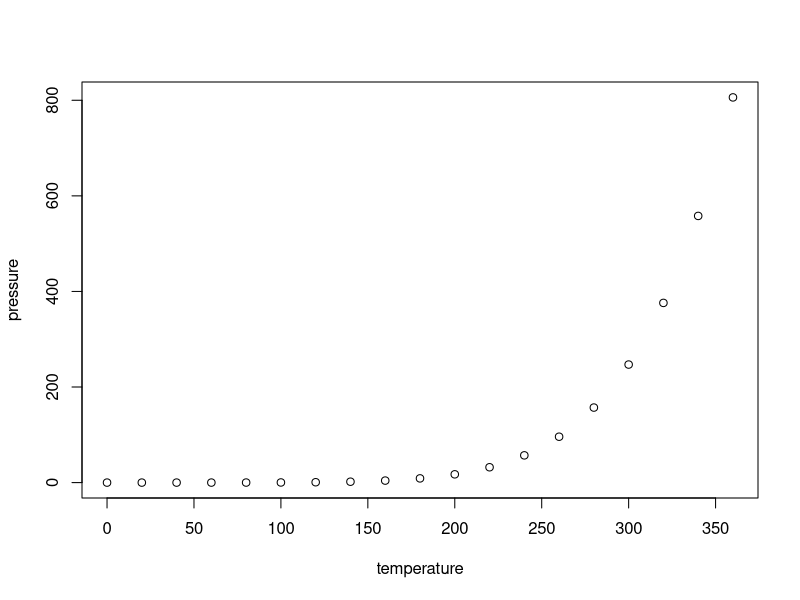
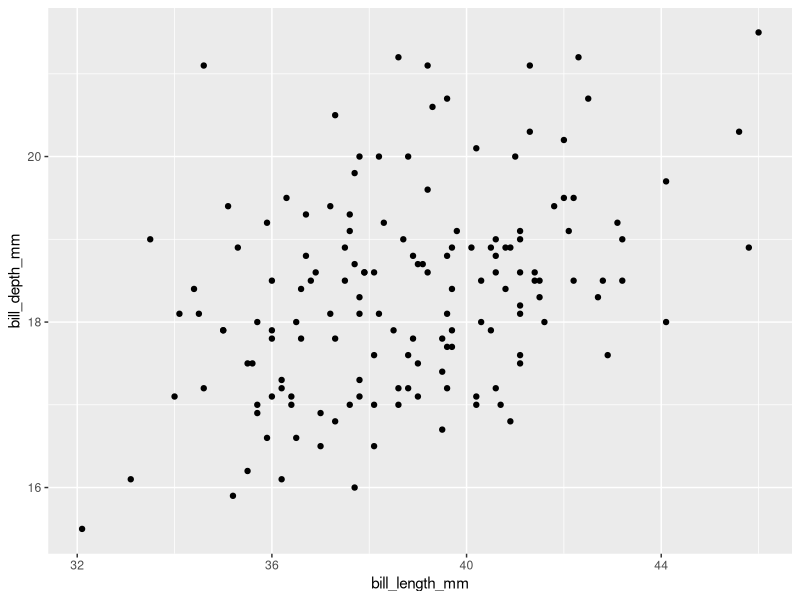
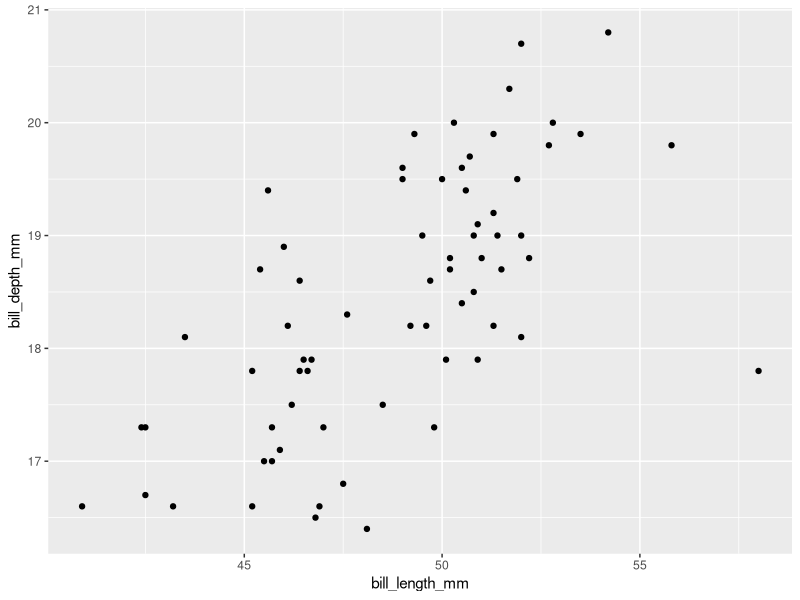

Recreate these plots in R, in order.
## ---- chunk 1
knitr::opts_chunk$set(echo = TRUE) 
library(tidyverse) 
library(palmerpenguins)
## ---- chunk 2
summary(cars)
## ---- chunk 3
#| label: fig-press-temp
#| fig-cap: Pressure as a function of temperature
#| warning: false
#| fig-alt: "Plot of pressure versus temperature."

plot(pressure)
## ---- chunk 4
penguins %>% 
        filter(species=="Adelie") %>% 
        ggplot() + 
        geom_point(aes(x=bill_length_mm, y=bill_depth_mm))
## ---- chunk 5
penguins %>%
  filter(species=="Chinstrap") %>%
  ggplot() +
  geom_point(aes(x=bill_length_mm, y=bill_depth_mm))
